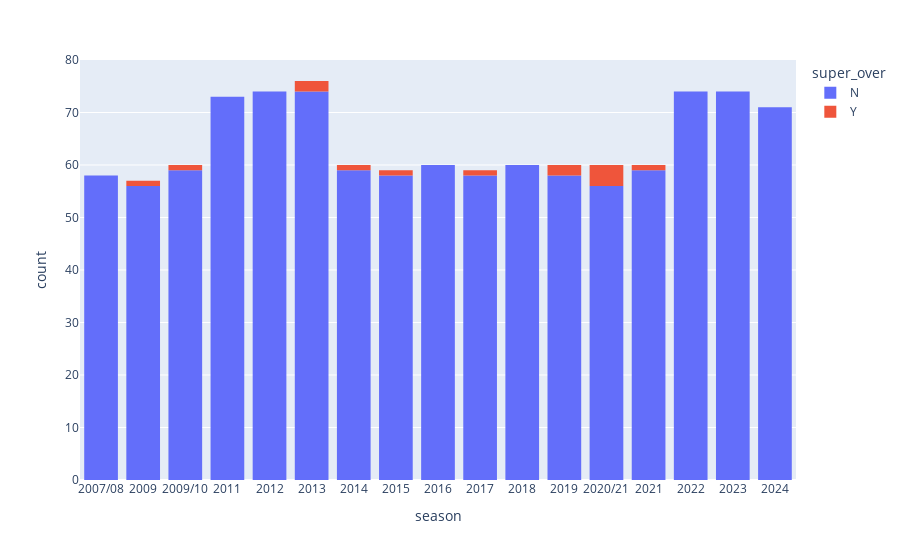

Source (notebook cell):
### Code cell
fig=  px.histogram(data_frame= filter_s_o_ds, x="season", color="super_over")
fig.show()

### Figure 1 — Plotly figure (JSON) as saved in the notebook; plotly's stock layout.template omitted (floating-point values rounded to 4 significant figures; data arrays with more than 128 entries replaced by an {"elided": "..."} marker saying what was removed)
{"data": [{"alignmentgroup": "True", "bingroup": "x", "hovertemplate": "super_over=N<br>season=%{x}<br>count=%{y}<extra></extra>", "legendgroup": "N", "marker": {"color": "#636efa", "pattern": {"shape": ""}}, "name": "N", "offsetgroup": "N", "orientation": "v", "showlegend": true, "type": "histogram", "x": {"elided": "1081 str values"}, "xaxis": "x", "yaxis": "y"}, {"alignmentgroup": "True", "bingroup": "x", "hovertemplate": "super_over=Y<br>season=%{x}<br>count=%{y}<extra></extra>", "legendgroup": "Y", "marker": {"color": "#EF553B", "pattern": {"shape": ""}}, "name": "Y", "offsetgroup": "Y", "orientation": "v", "showlegend": true, "type": "histogram", "x": ["2009", "2009/10", "2013", "2013", "2014", "2015", "2017", "2019", "2019", "2020/21", "2020/21", "2020/21", "2020/21", "2021"], "xaxis": "x", "yaxis": "y"}], "layout": {"barmode": "relative", "legend": {"title": {"text": "super_over"}, "tracegroupgap": 0}, "margin": {"t": 60}, "xaxis": {"anchor": "y", "domain": [0, 1], "title": {"text": "season"}}, "yaxis": {"anchor": "x", "domain": [0, 1], "title": {"text": "count"}}}}
